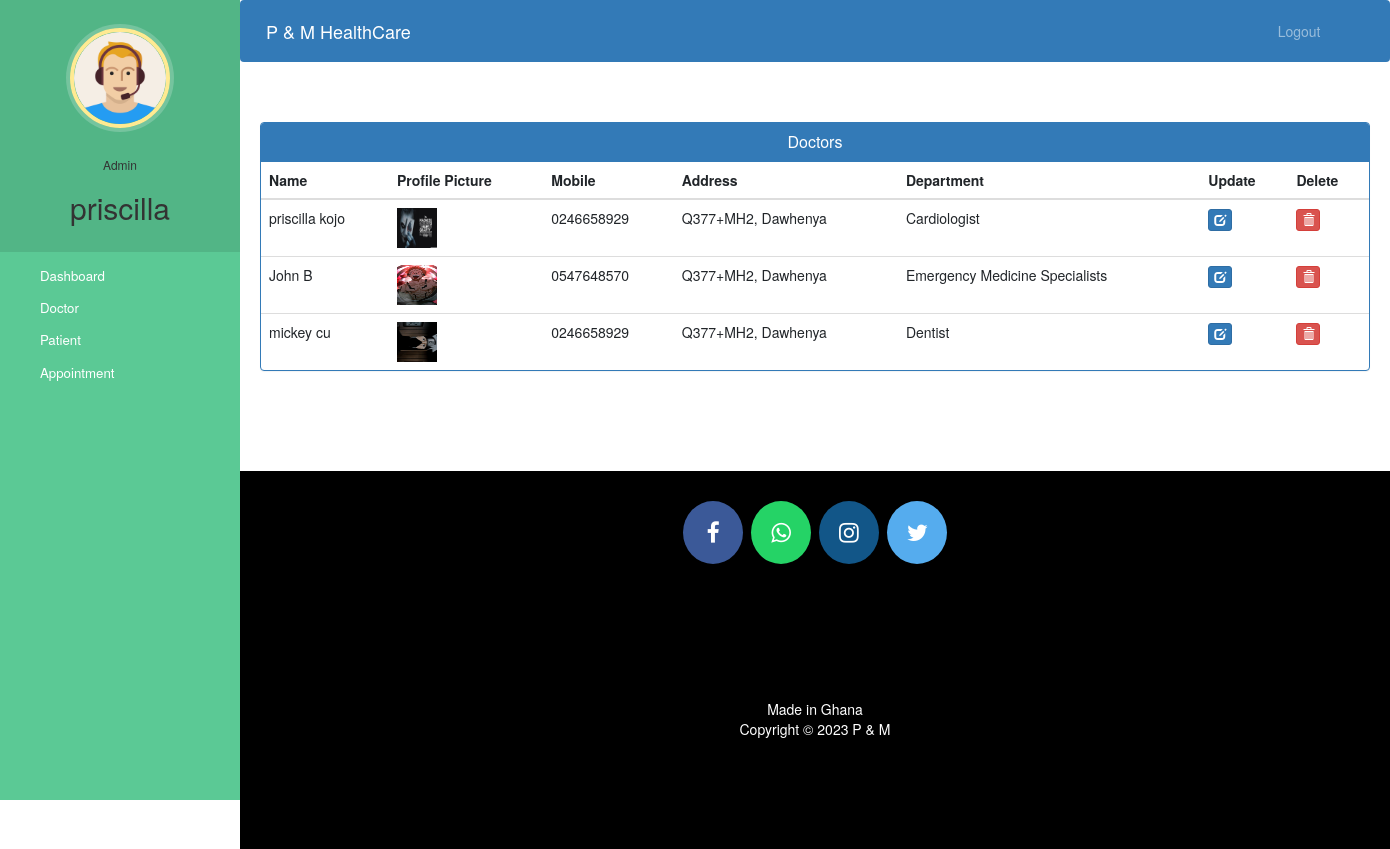
The app's page /admin-view-doctor (signed in) with its own data.
### hospital/models.py (models this page shows, shortened)
class Doctor(models.Model):
    user=models.OneToOneField(User,on_delete=models.CASCADE)
    profile_pic= models.ImageField(upload_to='profile_pic/DoctorProfilePic/',null=True,blank=True)
    address = models.CharField(max_length=40)
    mobile = models.CharField(max_length=20,null=True)
    department= models.CharField(max_length=50,choices=departments,default='Cardiologist')
    status=models.BooleanField(default=False)
    @property
    def get_name(self):
        return self.user.first_name+" "+self.user.last_name

### hospital/views.py (the view)
# urls.py: path('admin-view-doctor', views.admin_view_doctor_view,name='admin-view-doctor'),
@login_required(login_url='adminlogin')
@user_passes_test(is_admin)
def admin_view_doctor_view(request):
    doctors=models.Doctor.objects.all().filter(status=True)
    return render(request,'hospital/admin_view_doctor.html',{'doctors':doctors})

### hospital/views.py (called while the page is built)
def is_admin(user):
    return user.groups.filter(name='ADMIN').exists()

### templates/hospital/admin_view_doctor.html (shortened to what this page needs)
{% extends 'hospital/admin_base.html' %}
{% block content %}
{%load static%}
<head>
  <link href="//netdna.bootstrapcdn.com/bootstrap/3.0.0/css/bootstrap.min.css" rel="stylesheet" id="bootstrap-css">
</head>
<div class="container">
  <div class="panel panel-primary">
    <div class="panel-heading">
      <h6 class="panel-title">Doctors</h6>
    </div>
    <table class="table table-hover" id="dev-table">
      <thead>
        <tr>
          <th>Name</th>
          <th>Profile Picture</th>
          <th>Mobile</th>
          <th>Address</th>
          <th>Department</th>
          <th>Update</th>
          <th>Delete</th>
        </tr>
      </thead>
      {% for d in doctors %}
      <tr>
        <td> {{d.get_name}}</td>
        <td> <img src="{% static d.profile_pic.url %}" alt="Profile Pic" height="40px" width="40px" /></td>
        <td>{{d.mobile}}</td>
        <td>{{d.address}}</td>
        <td>{{d.department}}</td>
        <td><a class="btn btn-primary btn-xs" href="{% url 'update-doctor' d.id  %}"><span class="glyphicon glyphicon-edit"></span></a></td>
        <td><a class="btn btn-danger btn-xs" href="{% url 'delete-doctor-from-hospital' d.id  %}"><span class="glyphicon glyphicon-trash"></span></a></td>
      </tr>
      {% endfor %}
    </table>
  </div>
</div>
{% endblock content %}

### templates/hospital/admin_base.html (shortened to what this page needs)
<!DOCTYPE html>
{% load static %}
<html lang="en">
<head>
  <link rel="stylesheet" href="https://stackpath.bootstrapcdn.com/bootstrap/4.3.1/css/bootstrap.min.css">
  <link rel="stylesheet" href="https://maxcdn.bootstrapcdn.com/font-awesome/4.7.0/css/font-awesome.min.css">
  <link rel="stylesheet" href="{% static '/style.css' %}">
</head>
<body>
  <nav class="menu" tabindex="0">
    <header class="avatar">
      <img src="{% static "images/adminpropic.png" %}" />
      <br><br>
      <h6>Admin</h6>
      <h2>{{request.user.first_name}}</h2>
    </header>
    <ul>
      <li tabindex="0" class="icon-dashboard"> <a style="color:white; text-decoration:none;" href="/admin-dashboard"><span>Dashboard</span></a> </li>
      <li tabindex="0" class="icon-customers"> <a style="color:white; text-decoration:none;" href="/admin-doctor"><span>Doctor</span></a></li>
      <li tabindex="0" class="icon-users"> <a style="color:white; text-decoration:none;" href="/admin-patient"><span>Patient</span></a></li>
      <li tabindex="0" class="icon-calendar"> <a style="color:white; text-decoration:none;" href="/admin-appointment"><span>Appointment</span></a></li>
    </ul>
  </nav>
  <main>
    <div class="bs-example">
      <nav class="navbar navbar-expand-md  navbar-dark fixed-top" style="background:#337AB7;">
        <a href="/admin-dashboard" class="navbar-brand">P & M HealthCare</a>
        <div class="collapse navbar-collapse justify-content-between" id="navbarCollapse">
          <div class="navbar-nav" style=" margin-left: 90%;">
            <a href="/logout" class="nav-item nav-link">Logout</a>
          </div>
        </div>
      </nav>
    </div>
    <br><br>
    {% block content %}
    {% endblock content %}
    <br><br><br><br>
    <footer>
      <p>
        <a id="ftr" href="https://www.facebook.com/priscilla.kporha" class="fa fa-facebook"></a>
        <a id="ftr" href="https://api.whatsapp.com/send?phone=919572181024&text=Hello%20Sumit.%0d%0aHow%20are%20you%20%3f%0d%0aI%20came%20from%20your%20website.&source=&data=#" class="fa fa-whatsapp"></a>
        <a id="ftr" href="https://instagram.com/sumit.luv" class="fa fa-instagram"></a>
        <a id="ftr" href="https://twitter.com/sumitkumar1503" class="fa fa-twitter"></a>
      </p>
      <br>
      <div class="container">
        <div class="row">
          <div class="col-md-12 col-sm-12">
            <div style="color:#ffffff;" class="wow fadeInUp footer-copyright">
              <p>Made in Ghana <br>
                Copyright &copy; 2023 P & M  </p>
            </div>
          </div>
        </div>
      </div>
    </footer>
  </main>
</body>
</html>

### static/style.css (style rules this page uses)
body { padding-left: 240px; }
main { position: relative; height: 100vh; }
.menu { background: #5bc995; height: 100vh; width: 240px; position: fixed; top: 0px; left: 0; z-index: 5; outline: none; }
.menu .avatar { background: rgba(0, 0, 0, 0.1); padding: 2em 0.5em; text-align: center; }
.menu .avatar img { width: 100px; border-radius: 50%; overflow: hidden; border: 4px solid #ffea92; box-shadow: 0 0 0 4px rgba(255, 255, 255, 0.2); }
.menu .avatar h2 { font-weight: normal; margin-bottom: 0; }
.menu ul { list-style: none; padding: 0.5em 0; margin: 0; }
.menu ul li { padding: 0.5em 1em 0.5em 3em; font-size: 0.95em; font-weight: regular; background-repeat: no-repeat; background-position: left 15px center; background-size: auto 20px; transition: all 0.15s linear; cursor: pointer; }
.menu ul li.icon-dashboard { background-image: url("http://www.entypo.com/images//gauge.svg"); }
.menu ul li.icon-customers { background-image: url("http://www.entypo.com/images//briefcase.svg"); }
.menu ul li.icon-users { background-image: url("http://www.entypo.com/images//users.svg"); }
.menu ul li.icon-calendar { background-image: url("http://www.entypo.com/images//calendar.svg"); }

### templates/hospital/admin_base.html (style rules this page uses)
a:link { text-decoration: none; }
a { color: white; }
footer { padding: 0px 0px 0px 0px; background-color: black; margin: 0px; }
#ftr { padding: 20px; }
.fa { font-size: 23px; width: 60px; text-align: center; text-decoration: none; margin: 5px 2px; border-radius: 50%; }
.fa-facebook { background: #3B5998; color: white; margin-top: 30px; }
.fa-whatsapp { background: #25d366; color: white; }
.fa-twitter { background: #55ACEE; color: white; }
.fa-instagram { background: #125688; color: white; }
p { text-align: center; }
body { padding-left: 240px; }
main { position: relative; height: 100vh; }
.menu { background: #5bc995; height: 100vh; width: 240px; position: fixed; top: 0px; left: 0; z-index: 5; outline: none; }
.menu .avatar { background: rgba(0, 0, 0, 0.1); padding: 2em 0.5em; text-align: center; }
.menu .avatar img { width: 100px; border-radius: 50%; overflow: hidden; border: 4px solid #ffea92; box-shadow: 0 0 0 4px rgba(255, 255, 255, 0.2); }
.menu .avatar h2 { font-weight: normal; margin-bottom: 0; }
.menu ul { list-style: none; padding: 0.5em 0; margin: 0; }
.menu ul li { padding: 0.5em 1em 0.5em 3em; font-size: 0.95em; font-weight: regular; background-repeat: no-repeat; background-position: left 15px center; background-size: auto 20px; transition: all 0.15s linear; cursor: pointer; }
.menu ul li.icon-dashboard { background-image: url("http://www.entypo.com/images//gauge.svg"); }
.menu ul li.icon-customers { background-image: url("http://www.entypo.com/images//briefcase.svg"); }
.menu ul li.icon-users { background-image: url("http://www.entypo.com/images//users.svg"); }
.menu ul li.icon-calendar { background-image: url("http://www.entypo.com/images//calendar.svg"); }

### templates/hospital/admin_view_doctor.html (style rules this page uses)
a:link { text-decoration: none; }
h6 { text-align: center; }
.row { margin: 100px; }

### records on screen
Doctor: get_name "priscilla kojo", profile_pic (picture), mobile "0246658929", address "Q377+MH2, Dawhenya", department "Cardiologist"
Doctor: get_name "John B", profile_pic (picture), mobile "0547648570", address "Q377+MH2, Dawhenya", department "Emergency Medicine Specialists"
Doctor: get_name "mickey cu", profile_pic (picture), mobile "0246658929", address "Q377+MH2, Dawhenya", department "Dentist"

### other values on screen
{{ request.user.first_name }} "priscilla"
